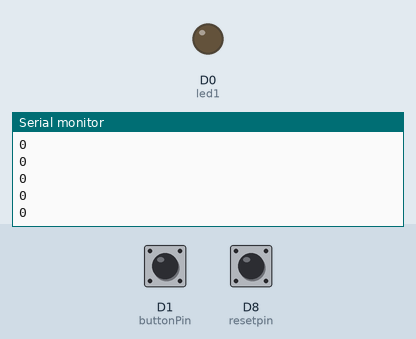
A sketch run on a simulated ESP8266 (NodeMCU). On the bench: output pins drawn as LEDs (lit = HIGH), the last lines printed to the serial monitor. Inputs (shaded band) come from the test bench; at power-on: D1 (buttonPin) LOW, D8 (resetpin) LOW. WiFi joins after 1.5 s; servers stay silent unless stated.

Above: at 2.8 s.
2.9 s: D1 (buttonPin) pulled HIGH for 0.6 s
At 4.0 s:
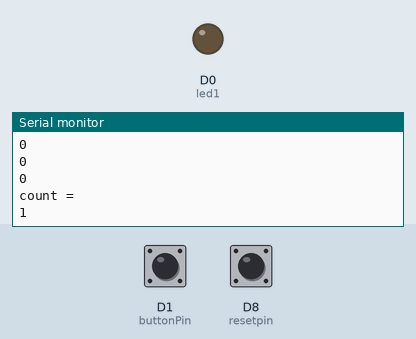
5.1 s: D8 (resetpin) pulled HIGH for 0.6 s
At 5.5 s:
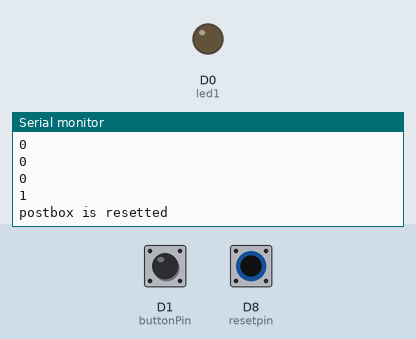
Timing chart, 0 to 8.1 s (numbered marks = the images above; inputs shaded):
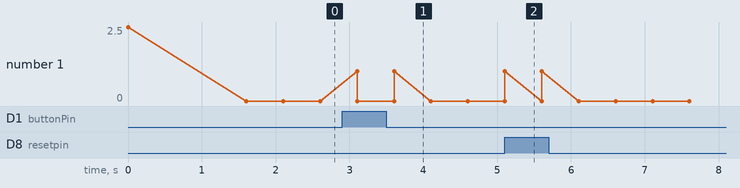

Measured:
- after the input at 2.9 s, the serial monitor: prints a new line after 0.20 s (image 1)
- after the input at 5.1 s, the serial monitor: prints a new line at once (image 2)

The sketch:

postbox.ino
```cpp
#include <TridentTD_LineNotify.h>
#define SSID        "____________________________"
#define PASSWORD    "____________________________"
#define LINE_TOKEN  "________your LineNotify token____________"


int led1 = D0; // กำหนดขาใช้งาน
int buttonPin = D1;
int resetpin = D8;
int buttonState = 0;
int count = 0,delta,resetter;

void setup()
{ // pin
  pinMode(led1, OUTPUT);
  pinMode(buttonPin, INPUT);
  digitalWrite(led1, LOW);
  Serial.begin(9600);

  // line --------------------------------------------------
  Serial.println();
  Serial.println(LINE.getVersion());

  WiFi.begin(SSID, PASSWORD);
  Serial.printf("WiFi connecting to %s\n",  SSID);
  while(WiFi.status() != WL_CONNECTED) { Serial.print("."); delay(400); }
  Serial.printf("\nWiFi connected\nIP : ");
  Serial.println(WiFi.localIP());

  // กำหนด Line Token
  LINE.setToken(LINE_TOKEN);
}

int myfunc(int x){
  static int buf1,buf,delta;

  //buf2 = buf1;
  buf1 = buf;
  buf = x;
  delta = x - buf1;
  return delta;
}

void loop()
{
  buttonState = digitalRead(buttonPin); // อ่านค่าสถานะขาD0
  resetter = digitalRead(resetpin);
  delta = myfunc(buttonState);
  Serial.println(buttonState);
  Serial.println(resetter);


  if (delta == -1){
    count++;
    Serial.println("count = ");
    Serial.println(count, DEC);
    String ib = "inbox = ";
    String inbox = ib + count;
    LINE.notify(inbox);
  }
  if (resetter == 1){
    count=0;
    Serial.println("postbox is resetted");
    LINE.notify("postbox is reset to 0.");
    }

  delay(500);
}
```
